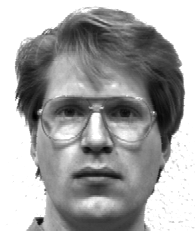
#> input picture Lecture4/data/project1-data-Recognition/train/subject01.glasses.pgm, 195 x 231 px; its folder holds 4 pictures in this run
$ jupyter execute '陈虹冰+201981502+project代码.ipynb'
#> lines starting #> are read from the running program, lines starting #| are printed output that depends on the picture
[cell 1]
import cv2
import numpy as np
import os
import matplotlib.pyplot as plt

[cell 2]
def loadData():
    path = './data/project1-data-Recognition/train'
    files = os.listdir(path)
    image = []
    for file in files:
        img = cv2.imread(path + '/' + file, 0)
#> img is the input picture: shape (231, 195); min 0, max 255, mean 163.7
        image.append(img.flatten() / 255)
    return np.array(image)

[cell 3]
image = loadData()

[cell 4]
def preProcess(image):
    m = image.shape[1]
#> m = 45045
    print(m)
#| 45045
    for i in range(m):
        meanface = np.mean(image, axis=0)
    # plt.figure('Meanface')
    cv2.imshow('Meanface', meanface.reshape(231, 195))
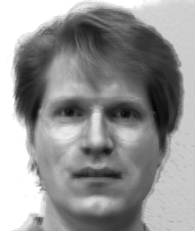
#> window 'Meanface': shape (231, 195) float64; min 0.0235, max 1, mean 0.586
    cv2.waitKey(0)
    cv2.destroyAllWindows()
